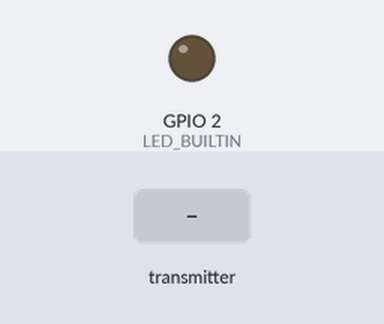
This sketch was run on a simulated ESP32. On the bench: output pins drawn as LEDs (lit = HIGH). The inputs (shaded band) are chosen by the test bench.

Above: at 1.2 s.
1.3 s: the transmitter starts sending light_on = 1
At 1.9 s:
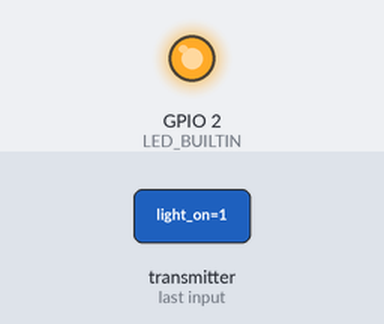
2.8 s: the transmitter starts sending light_on = 0
At 4.2 s:
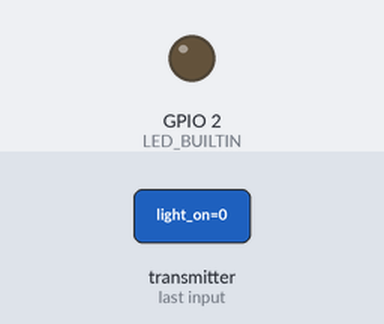
Timing chart, 0 to 5.8 s (numbered marks = the images above; inputs shaded):
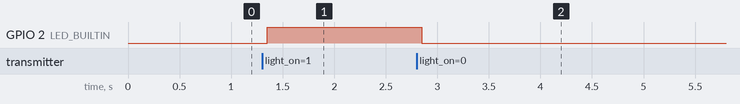

The sketch:

HOME_DEFENSE_DAY2_RECEIVER.ino
```cpp
#include <esp_now.h>
#include <WiFi.h>

#define LED_BUILTIN 2

// Data structure must match the sender
typedef struct struct_message {
  bool light_on;
} struct_message;

struct_message incomingData;

// Callback when data is received
void onReceive(const uint8_t * mac, const uint8_t *incomingDataRaw, int len) {
  memcpy(&incomingData, incomingDataRaw, sizeof(incomingData));

  if(incomingData.light_on == true){
    digitalWrite(LED_BUILTIN, HIGH);
  }else if(incomingData.light_on == false){
    digitalWrite(LED_BUILTIN, LOW);
  }

}

void setup() {
  Serial.begin(9600);

  pinMode(LED_BUILTIN, OUTPUT);

  // Init WiFi in STA mode
  WiFi.mode(WIFI_STA);

  // Init ESP-NOW
  if (esp_now_init() != ESP_OK) {
    Serial.println("Error initializing ESP-NOW");
    return;
  }

  // Register receive callback
  esp_now_register_recv_cb(onReceive);
}

void loop() {
  // Nothing needed, data is received in the callback
}
```

Measured:
- after the input at 1.3 s, GPIO 2 (LED_BUILTIN): LOW → HIGH after 0.05 s
- after the input at 2.8 s, GPIO 2 (LED_BUILTIN): HIGH → LOW after 0.05 s
